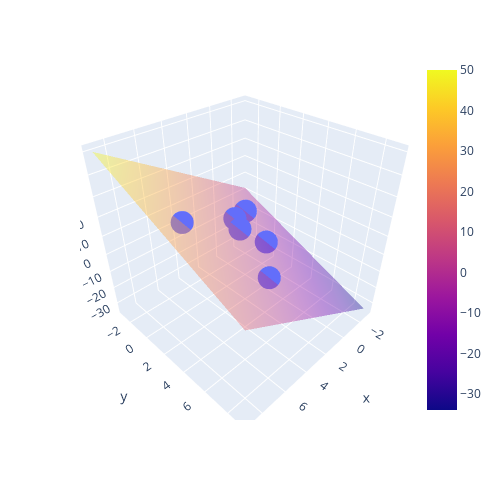

The notebook cell saved with this chart:
### Code cell
fig = px.scatter_3d(x = x, y = z, z = y, height = 500, width = 500)
# Añadimos el plano de regresión
fig.add_trace(go.Surface(x = x_surf, y = z_surf, z = model.predict(np.array([x_surf.ravel(), z_surf.ravel()]).T).reshape(x_surf.shape), opacity = 0.4))

### Figure 1 — Plotly figure (JSON) as saved in the notebook; plotly's stock layout.template omitted (floating-point values rounded to 4 significant figures; data arrays with more than 128 entries replaced by an {"elided": "..."} marker saying what was removed)
{"data": [{"hovertemplate": "x=%{x}<br>y=%{y}<br>z=%{z}<extra></extra>", "legendgroup": "", "marker": {"color": "#636efa", "symbol": "circle"}, "mode": "markers", "name": "", "scene": "scene", "showlegend": false, "type": "scatter3d", "x": [0, 2, 2.5, 1, 4, 7], "y": [0, 1, 2, 3, 6, 2], "z": [5, 10, 9, 0, 3, 27]}, {"opacity": 0.4, "type": "surface", "x": {"elided": "13x13 int values"}, "y": {"elided": "13x13 int values"}, "z": {"elided": "13x13 float values"}}], "layout": {"height": 500, "legend": {"tracegroupgap": 0}, "margin": {"t": 60}, "scene": {"domain": {"x": [0, 1], "y": [0, 1]}, "xaxis": {"title": {"text": "x"}}, "yaxis": {"title": {"text": "y"}}, "zaxis": {"title": {"text": "z"}}}, "width": 500}}
